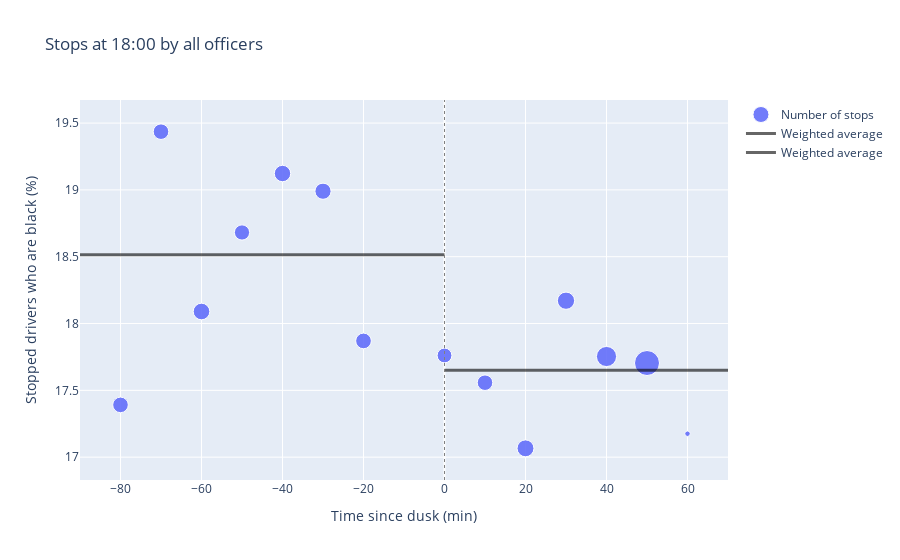

Notebook code cell kept with this figure:
### Markdown cell above
Now lets try to get ride of the hour schedule bias

### Code cell
plot_1sub_Aoff(df_to_exploit, plot=True,  off_cat_name='all', \
                 off_cat_values=[], sub_race= 'black', dusk_time='18:00', county_name=None)
plot_1sub_Aoff(df_to_exploit, plot=True,  off_cat_name='all', \
                 off_cat_values=[], sub_race= 'black', dusk_time='19:15', county_name=None)
plot_1sub_Aoff(df_to_exploit, plot=True,  off_cat_name='all', \
                 off_cat_values=[], sub_race= 'black', dusk_time='19:45', county_name=None)
plot_1sub_Aoff(df_to_exploit, plot=True,  off_cat_name='all', \
                 off_cat_values=[], sub_race= 'black', dusk_time='20:30', county_name=None)

### Figure 1 — Plotly figure (JSON) as saved in the notebook; plotly's stock layout.template omitted (floating-point values rounded to 4 significant figures)
{"data": [{"marker": {"color": "#636EFA", "opacity": 0.9, "size": [15.58, 15.59, 16.59, 15.25, 16.39, 16.18, 15.67, 14.78, 15.55, 16.89, 17.25, 20.13, 25, 5.487]}, "mode": "markers", "name": "Number of stops", "text": ["count: 2231", "count: 2233", "count: 2377", "count: 2184", "count: 2348", "count: 2317", "count: 2244", "count: 2117", "count: 2227", "count: 2420", "count: 2471", "count: 2884", "count: 3581", "count: 786"], "type": "scatter", "x": [-80, -70, -60, -50, -40, -30, -20, 0, 10, 20, 30, 40, 50, 60], "xaxis": "x", "y": [17.39, 19.44, 18.09, 18.68, 19.12, 18.99, 17.87, 17.76, 17.56, 17.07, 18.17, 17.75, 17.7, 17.18], "yaxis": "y"}, {"line": {"color": "Black", "dash": "solid", "width": 3}, "mode": "lines", "name": "Weighted average", "opacity": 0.6, "text": "Weighted mean: 18.51386971256433", "type": "scatter", "x": [-90, -83.57, -77.14, -70.71, -64.29, -57.86, -51.43, -45, -38.57, -32.14, -25.71, -19.29, -12.86, -6.429, 0], "xaxis": "x", "y": [18.51, 18.51, 18.51, 18.51, 18.51, 18.51, 18.51, 18.51, 18.51, 18.51, 18.51, 18.51, 18.51, 18.51, 18.51], "yaxis": "y"}, {"line": {"color": "Black", "dash": "solid", "width": 3}, "mode": "lines", "name": "Weighted average", "opacity": 0.6, "text": "Weighted mean: 17.651340531359942", "type": "scatter", "x": [0, 5, 10, 15, 20, 25, 30, 35, 40, 45, 50, 55, 60, 65, 70], "xaxis": "x", "y": [17.65, 17.65, 17.65, 17.65, 17.65, 17.65, 17.65, 17.65, 17.65, 17.65, 17.65, 17.65, 17.65, 17.65, 17.65], "yaxis": "y"}], "layout": {"autosize": true, "shapes": [{"line": {"color": "Grey", "dash": "dot", "width": 1}, "type": "line", "x0": 0, "x1": 0, "xref": "x", "y0": 16.83, "y1": 19.67, "yref": "y"}], "title": {"text": "Stops at 18:00 by all officers"}, "xaxis": {"anchor": "y", "domain": [0, 1], "range": [-90, 70], "title": {"text": "Time since dusk (min)"}}, "yaxis": {"anchor": "x", "domain": [0, 1], "range": [16.83, 19.67], "title": {"text": "Stopped drivers who are black (%)"}}}}
